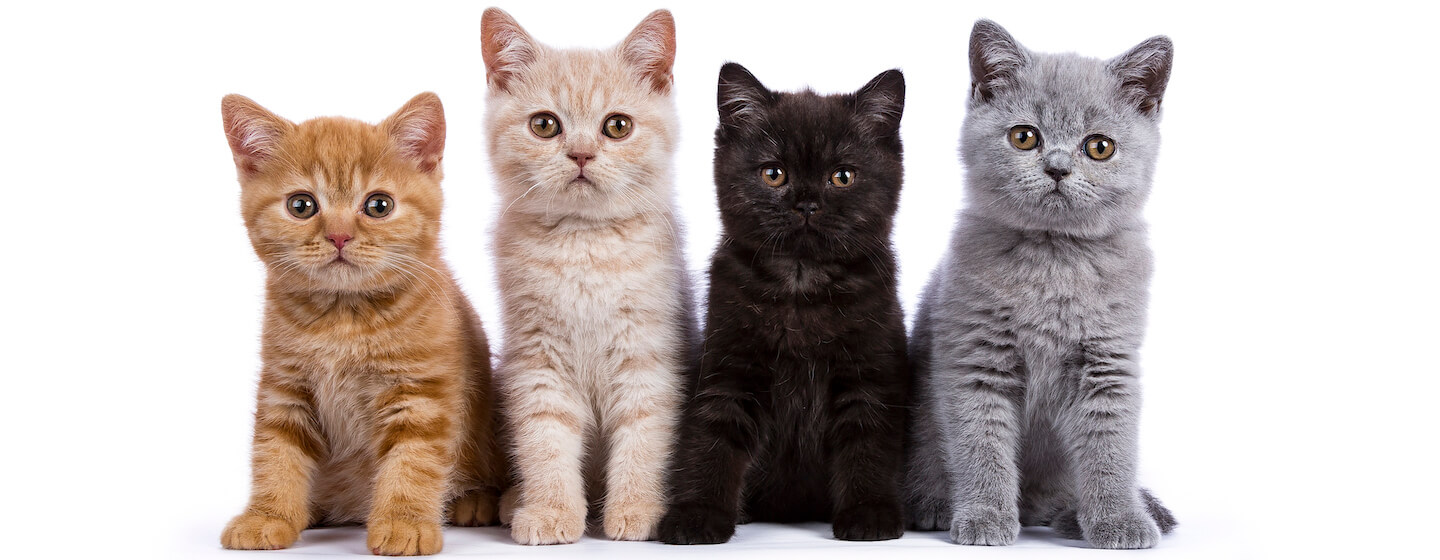
#> input picture images/group of cats.jpg, 1440 x 560 px
$ python histogram.py
#> lines starting #> are read from the running program, lines starting #| are printed output that depends on the picture; after the words box and inside, x2 and y2 are one past the last pixel; in counts of white or black regions, pixels touching at a corner belong together
import cv2 as cv
import matplotlib.pyplot as plt
import numpy as np

img = cv.imread('images/group of cats.jpg')
#> img is the input picture: shape (560, 1440, 3); mean B, G, R 178.9, 182.2, 192.5
cv.imshow('Cats', img)

blank = np.zeros(img.shape[:2], dtype='uint8')

# gray = cv.cvtColor(img, cv.COLOR_BGR2GRAY)
# cv.imshow('Gray', gray)

mask = cv.circle(blank, (img.shape[1]//2,img.shape[0]//2), 100, 255, -1)
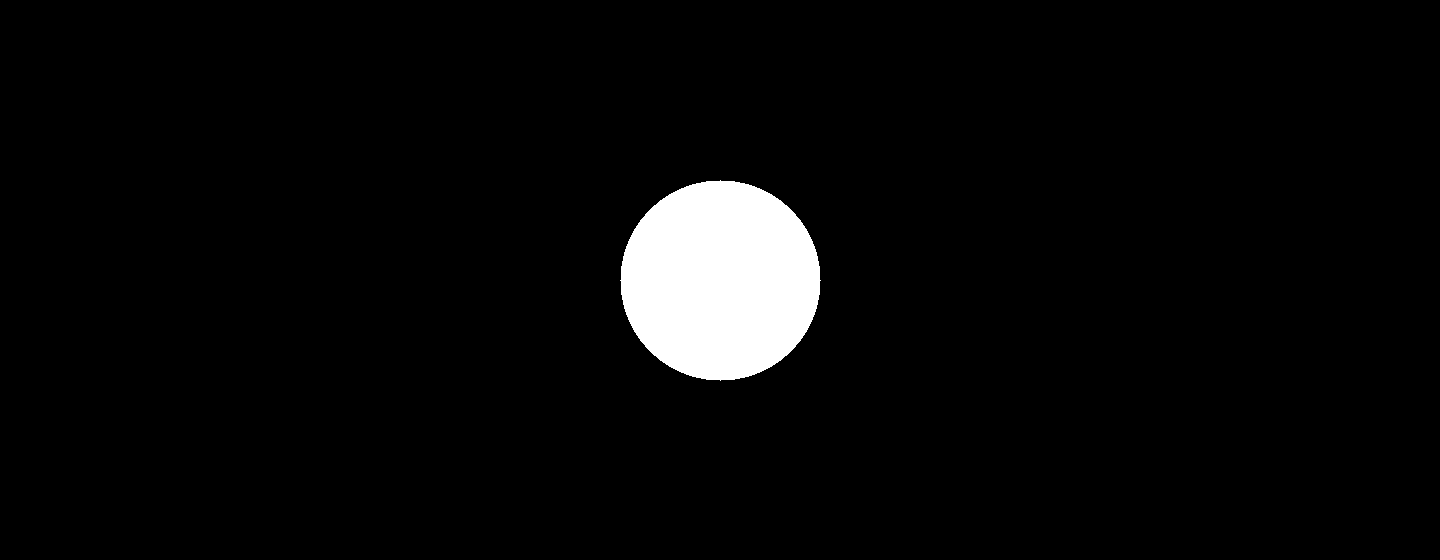
#> blank: shape (560, 1440); 3.9% white; 1 white region, box (x1, y1, x2, y2) and area: (620, 180, 821, 381) 31417

masked = cv.bitwise_and(img,img,mask=mask)
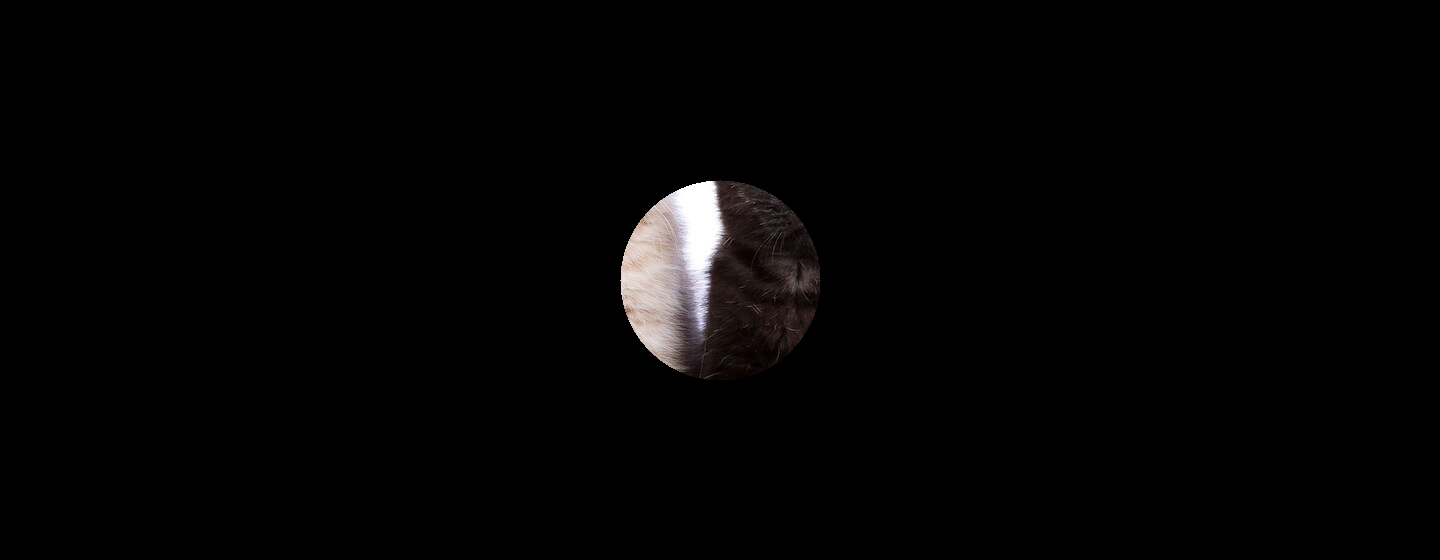
#> masked: shape (560, 1440, 3); mean B, G, R 3.6, 3.7, 4.1
cv.imshow('Mask', masked)

# [13 lines of commented-out code are left out]

plt.figure()
plt.title('Colour Histogram')
plt.xlabel('Bins')
plt.ylabel('# of pixels')
colors = ('b', 'g', 'r')
for i,col in enumerate(colors):
    hist = cv.calcHist([img], [i], mask, [256], [0,256])
    plt.plot(hist, color=col)
    plt.xlim([0,256])

plt.show()
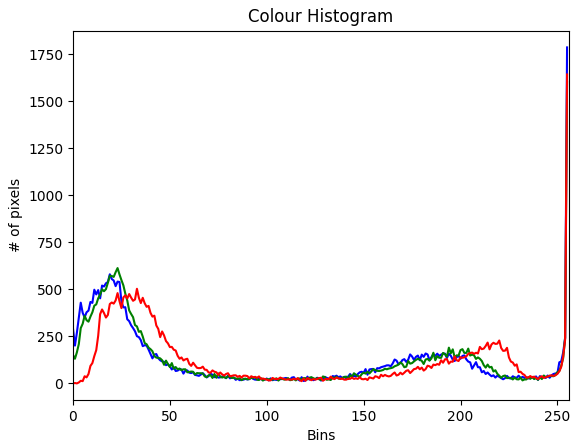
#> figure drawn by matplotlib, 1 panel; curve peaks at x = 255, y = 1786; curve peaks at x = 255, y = 1604; curve peaks at x = 255, y = 1642

cv.waitKey(0)

$ run again, with images/source.jpg copied over images/group of cats.jpg
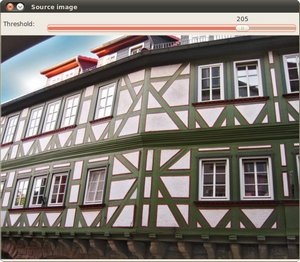
#> input picture images/source.jpg, 300 x 262 px
#> img is the input picture: shape (262, 300, 3); mean B, G, R 114.5, 120.4, 127.4
#> `mask = cv.circle(blank, (img.shape[1]//2,img.shape[0]//2), 100, 255, -1)`:
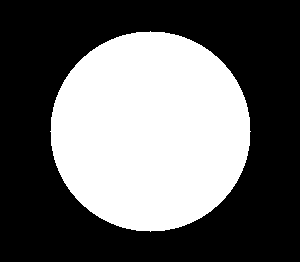
#> blank: shape (262, 300); 40% white; 1 white region, box (x1, y1, x2, y2) and area: (50, 31, 251, 232) 31417
#> `plt.show()`:
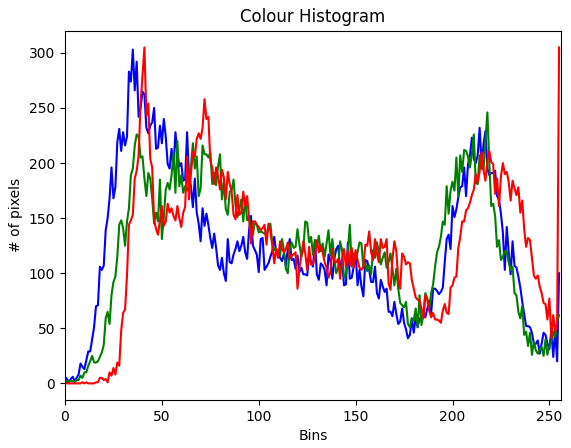
#> figure drawn by matplotlib, 1 panel; curve peaks at x = 35, y = 303; curve peaks at x = 218, y = 246; curve peaks at x = 41, y = 305

$ run again, with images/cat.webp saved as images/group of cats.jpg
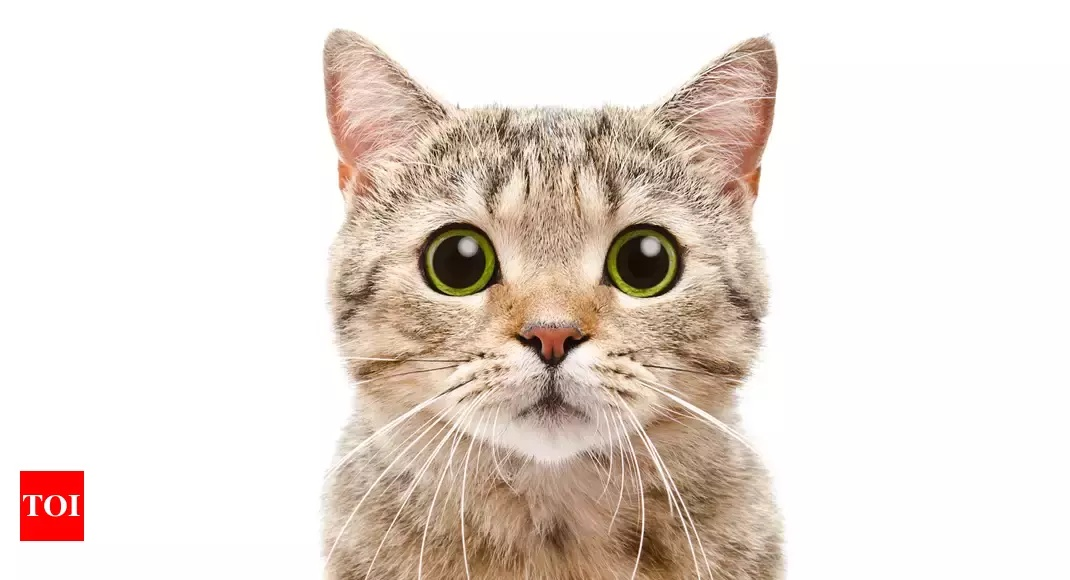
#> input picture images/cat.webp, 1070 x 580 px
#> img is the input picture: shape (580, 1070, 3); mean B, G, R 213.4, 221, 231.5
#> `mask = cv.circle(blank, (img.shape[1]//2,img.shape[0]//2), 100, 255, -1)`:
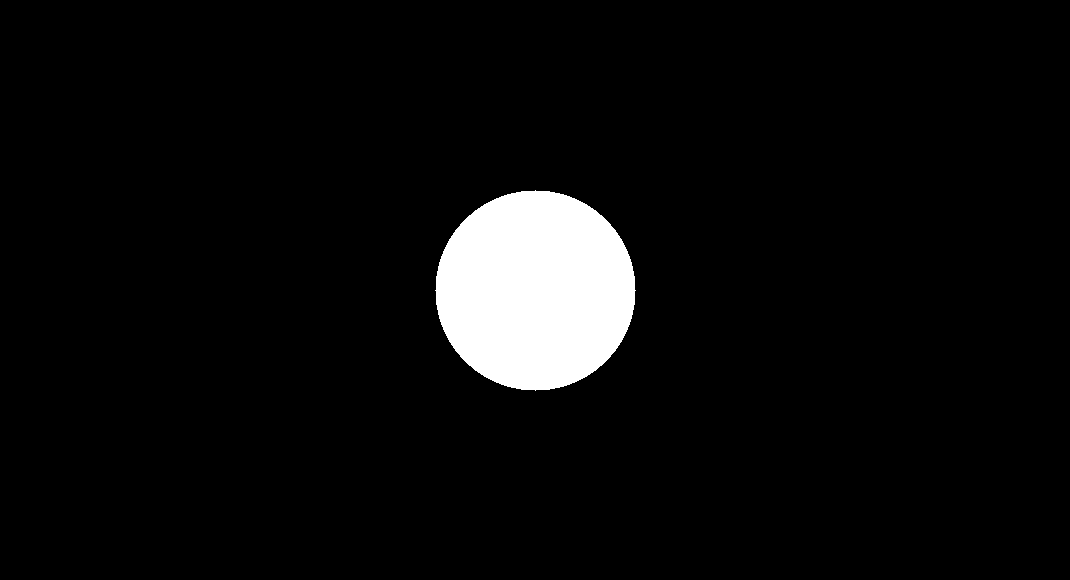
#> blank: shape (580, 1070); 5.1% white; 1 white region, box (x1, y1, x2, y2) and area: (435, 190, 636, 391) 31417
#> `plt.show()`:
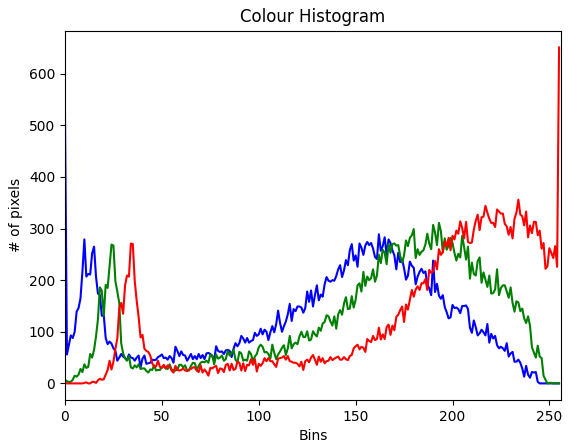
#> figure drawn by matplotlib, 1 panel; curve peaks at x = 0, y = 515; curve peaks at x = 193, y = 311; curve peaks at x = 255, y = 651
